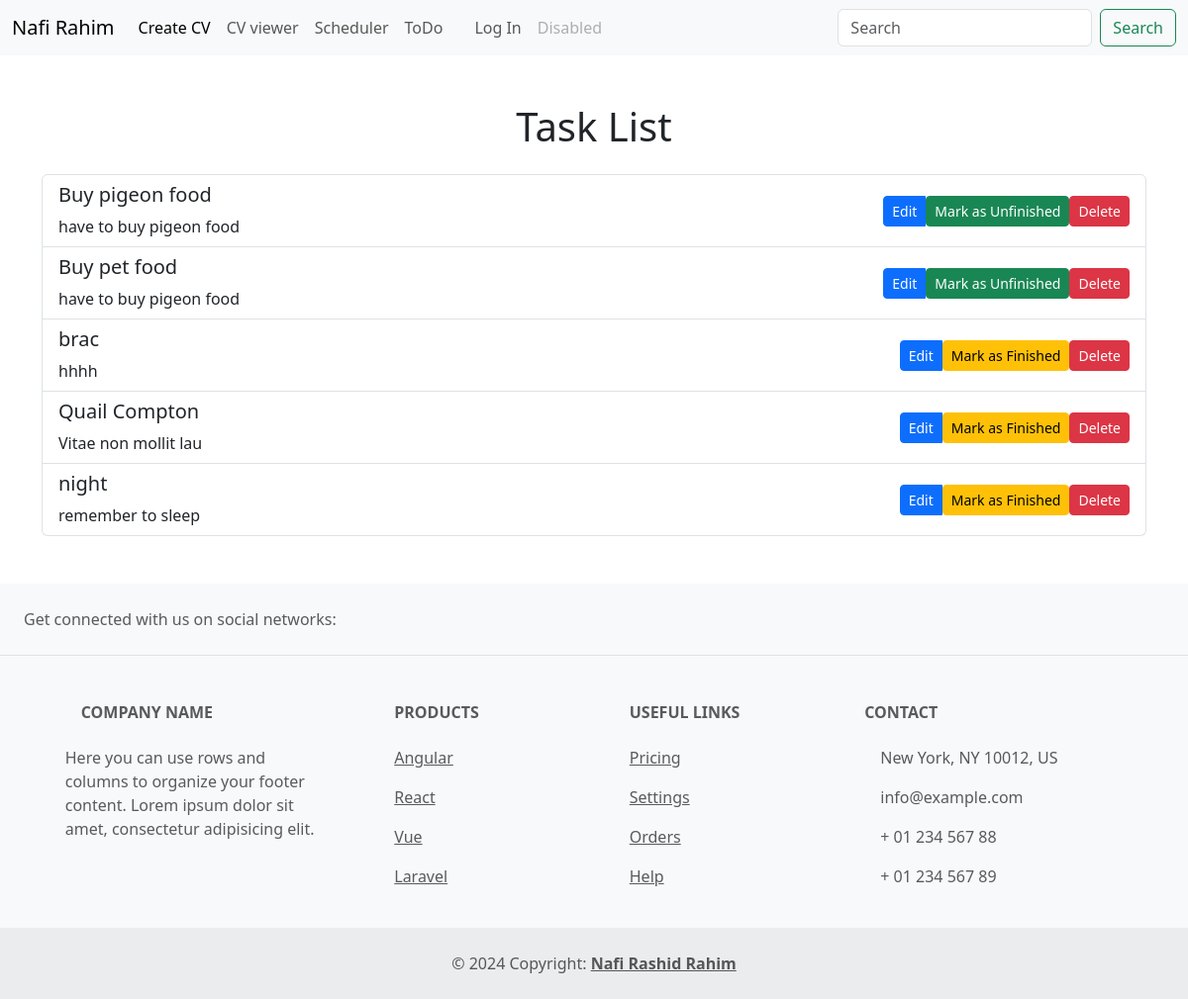
The page /scheduler/task_list/ on the database as committed earlier.
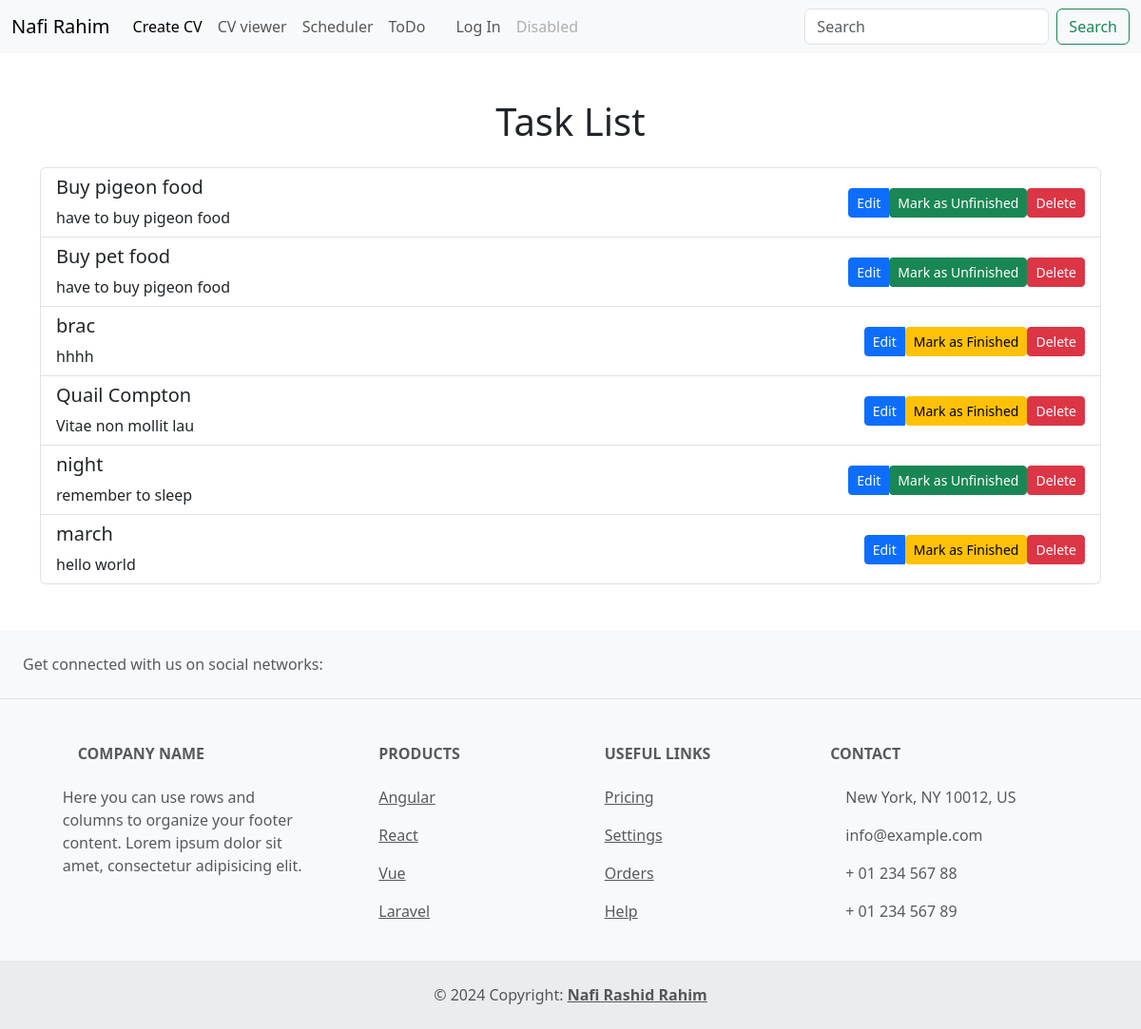
The same page on the database as committed later.
### Scheduler/models.py (models this page shows, shortened)
class Task(models.Model):
    task_name = models.CharField(max_length=100, null=True)
    description = models.TextField(blank=True)
    created_at = models.DateTimeField(auto_now_add=True)
    updated_at = models.DateTimeField(auto_now=True)
    is_finished = models.BooleanField(default=False)

### Scheduler/views.py (the view)
def ToDo(request):
    tasks = Task.objects.all()
    return render(request, 'Scheduler/scheduler.html', {'tasks': tasks})

### Templates/Scheduler/scheduler.html (shortened to what this page needs)
{% extends 'base.html' %}
{% block main %}
<div class="container py-5">
    <h1 class="mb-4 text-center">Task List</h1>
    <ul class="list-group">
        {% for task in tasks %}
            <li class="list-group-item d-flex justify-content-between align-items-center">
                <div>
                    <h5>{{ task.task_name }}</h5>
                    <p class="mb-0">{{ task.description }}</p>
                </div>
                <div class="btn-group" role="group">
                    <a href="{% url 'edit_task' task.id %}" class="btn btn-primary btn-sm">Edit</a>
                    <form method="post" action="{% url 'update_task_status' task.id %}" class="d-inline">
                        <button type="submit" class="btn {% if task.is_finished %}btn-success{% else %}btn-warning{% endif %} btn-sm">
                            {% if task.is_finished %}Mark as Unfinished{% else %}Mark as Finished{% endif %}
                        </button>
                    </form>
                    <form method="post" action="{% url 'delete_task' task.id %}" class="d-inline">
                        <button type="submit" class="btn btn-danger btn-sm" onclick="return confirm('Are you sure you want to delete this task?')">Delete</button>
                    </form>
                </div>
            </li>
        {% endfor %}
    </ul>
</div>
{% endblock %}

### Templates/base.html (shortened to what this page needs)
<!DOCTYPE html>
<html lang="en">
<head>
    <link href="https://cdn.jsdelivr.net/npm/bootstrap@5.3.2/dist/css/bootstrap.min.css" rel="stylesheet">
</head>
<body>
{% include 'header.html' %}
{% block main %}{% endblock %}
{% include 'footer.html' %}
</body>
</html>

### Templates/header.html (shortened to what this page needs)
<nav class="navbar navbar-expand-lg navbar-light bg-light">
    <div class="container-fluid">
      <a class="navbar-brand" href="{% url 'home' %}">Nafi Rahim</a>
      <div class="collapse navbar-collapse" id="navbarSupportedContent">
        <ul class="navbar-nav me-auto mb-2 mb-lg-0">
          <li class="nav-item">
            <a class="nav-link active" aria-current="page" href="{% url 'cv' %}">Create CV</a>
          </li>
          <li class="nav-item">
            <a class="nav-link" href="{% url 'view' %}">CV viewer</a>
          </li>
          <li class="nav-item">
            <a class="nav-link" href="{% url 'add_task' %}">Scheduler</a>
          </li>
          <li class="nav-item">
            <a class="nav-link" href="{% url 'task_list' %}">ToDo</a>
          </li>
          <li class="nav-item">
            <a class="nav-link" href="#">{{ user.username }}</a>
          </li>
          {% if user.is_authenticated %}
          <li class="nav-item">
            <a class="nav-link" href="{% url 'logout' %}">Logout</a>
          </li>
            <a class="nav-link" href="{% url 'change_pass' %}">Change Password</a>
          </li>
          {% else %}
          <li class="nav-item">
            <a class="nav-link" href="{% url 'login' %}">Log In</a>
          </li>
          {% endif %}
          <li class="nav-item">
            <a class="nav-link disabled" href="#" tabindex="-1" aria-disabled="true">Disabled</a>
          </li>
        </ul>
        <form class="d-flex">
          <input class="form-control me-2" type="search" placeholder="Search" aria-label="Search">
          <button class="btn btn-outline-success" type="submit">Search</button>
        </form>
      </div>
    </div>
  </nav>

### Templates/footer.html (shortened to what this page needs)
<footer class="text-center text-lg-start bg-body-tertiary text-muted">
    <section class="d-flex justify-content-center justify-content-lg-between p-4 border-bottom">
      <div class="me-5 d-none d-lg-block">
        <span>Get connected with us on social networks:</span>
      </div>
      <div>
      </div>
    </section>
    <section class="">
      <div class="container text-center text-md-start mt-5">
        <div class="row mt-3">
          <div class="col-md-3 col-lg-4 col-xl-3 mx-auto mb-4">
            <h6 class="text-uppercase fw-bold mb-4">
              Company name
            </h6>
            <p>
              Here you can use rows and columns to organize your footer content. Lorem ipsum
              dolor sit amet, consectetur adipisicing elit.
            </p>
          </div>
          <div class="col-md-2 col-lg-2 col-xl-2 mx-auto mb-4">
            <h6 class="text-uppercase fw-bold mb-4">
              Products
            </h6>
            <p>
              <a href="#!" class="text-reset">Angular</a>
            </p>
            <p>
              <a href="#!" class="text-reset">React</a>
            </p>
            <p>
              <a href="#!" class="text-reset">Vue</a>
            </p>
            <p>
              <a href="#!" class="text-reset">Laravel</a>
            </p>
          </div>
          <div class="col-md-3 col-lg-2 col-xl-2 mx-auto mb-4">
            <h6 class="text-uppercase fw-bold mb-4">
              Useful links
            </h6>
            <p>
              <a href="#!" class="text-reset">Pricing</a>
            </p>
            <p>
              <a href="#!" class="text-reset">Settings</a>
            </p>
            <p>
              <a href="#!" class="text-reset">Orders</a>
            </p>
            <p>
              <a href="#!" class="text-reset">Help</a>
            </p>
          </div>
          <div class="col-md-4 col-lg-3 col-xl-3 mx-auto mb-md-0 mb-4">
            <h6 class="text-uppercase fw-bold mb-4">Contact</h6>
            <p> New York, NY 10012, US</p>
            <p>
              info@example.com
            </p>
            <p> + 01 234 567 88</p>
            <p> + 01 234 567 89</p>
          </div>
        </div>
      </div>
    </section>
    <div class="text-center p-4" style="background-color: rgba(0, 0, 0, 0.05);">
      © 2024 Copyright:
      <a class="text-reset fw-bold" href="https://bd.linkedin.com/in/nafi-rashid-rahim">Nafi Rashid Rahim</a>
    </div>
  </footer>

Rows that differ between the two databases and show on the page:
changed Task "night": is_finished "Mark as Finished" → "Mark as Unfinished"
added Task: task_name "march", description "hello world", is_finished "Mark as Finished"
